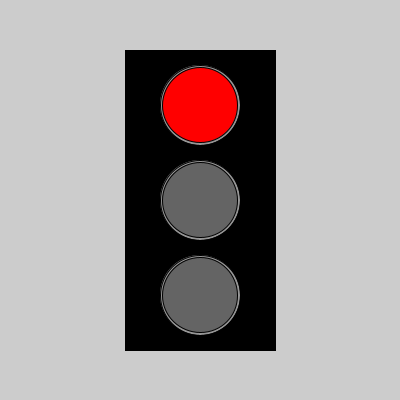
Frame 1 (no input)
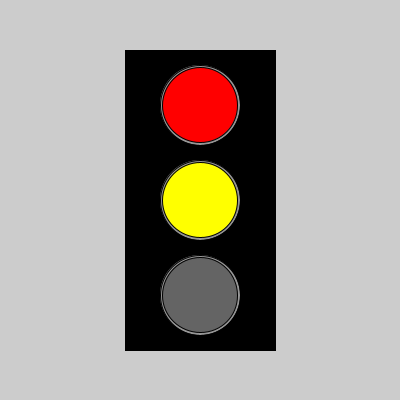
Frame 60 (the mouse pressed at the canvas centre just before this capture)
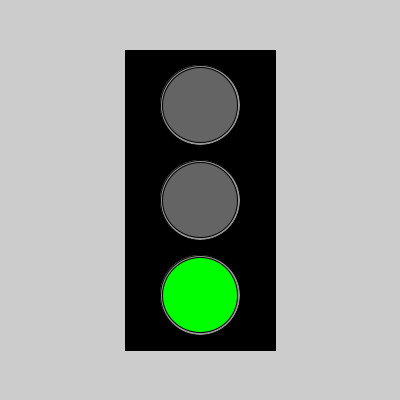
Frame 120 (the mouse held since frame 60 and released just before this capture)

The Processing sketch that drew these frames (run headless with seeded random() and noise(); from frame 60 on, the mouse is pressed at the canvas centre):

// Processing sketch: Task_6
// ── Task_6.pde
int red = color(255, 0 , 0);
int yellow = color(255, 255 , 0);
int green = color(0, 255 , 0);
int off = color(100);

int light1 = red;
int light2 = off;
int light3 = off;


void setup(){
  size(400,400);
  frameRate(30);
  rectMode(CENTER);
}


void draw(){
  
    blackBox();  
  
  
  switch(frameCount%200){
    case 0:
    redLight();
    break;
    
    case 50:
    orangeLight();
    break;
    
    case 100:
    greenLight();
    break;
    
    case 150:
    yellowLight();
    break;
  } 
  lights();
    
  }
  
void blackBox(){
  fill(0);
  rect(width/2, height/2, 150, 300);
     //Circles around
    fill(150);
    circle(width/2, height/2 - 95, 80);
    //lys 2
    circle(width/2, height/2, 80);
    //lys 3
    circle(width/2, height/2 + 95, 80);
}

void lights(){
    //lys 1
    fill(light1);
    circle(width/2, height/2 - 95, 75);
    //lys 2
    fill(light2);
    circle(width/2, height/2, 75);
    //lys 3
    fill(light3);
    circle(width/2, height/2 + 95, 75);
}
  
void redLight(){
 light1 = red;
 light2 = off;
 light3 = off;
}

void orangeLight(){
 light1 = red;
 light2 = yellow;
 light3 = off;
}
  
void greenLight(){
 light1 = off;
 light2 = off;
 light3 = green;
}

  
void yellowLight(){
 light1 = off;
 light2 = yellow;
 light3 = off;
}

void offLight(){
 light1 = off;
 light2 = off;
 light3 = off;
}
  
  
